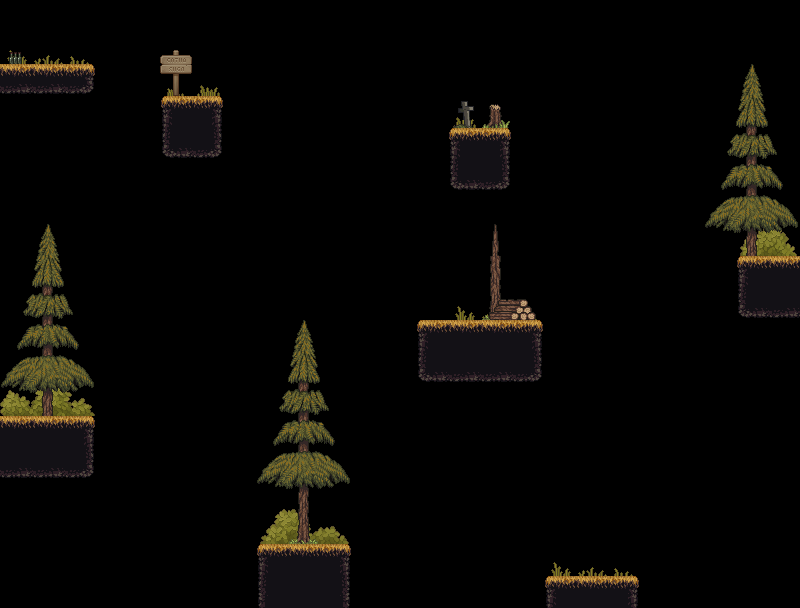

The image is a tile-based game level rendered from a .tmx file. Its description and source (layers, tilesets, objects; grid data summarised) follow:
An orthogonal 25x19 tile map with 32x32 px tiles, 6 tile layers (back 1, back, gorund, decorations, ...), 10 tilesets and 9 objects.

<map version="1.10" tiledversion="1.12.2" orientation="orthogonal" renderorder="right-down" width="25" height="19" tilewidth="32" tileheight="32" infinite="0" nextlayerid="12" nextobjectid="55">
 <editorsettings>
  <export target="room6.lua" format="lua" />
 </editorsettings>
 <tileset firstgid="1" name="Floor Tiles2" tilewidth="32" tileheight="32" tilecount="162" columns="9">
  <image source="../assets/tilesets/Floor Tiles2.png" width="288" height="576" />
 </tileset>
 <tileset firstgid="163" name="Other Tiles2" tilewidth="32" tileheight="32" tilecount="63" columns="9">
  <image source="../assets/tilesets/Other Tiles2.png" width="288" height="224" />
 </tileset>
 <tileset firstgid="226" name="ground" tilewidth="32" tileheight="32" tilecount="64" columns="8">
  <image source="../assets/tilesets/ground.png" width="256" height="256" />
 </tileset>
 <tileset firstgid="290" name="Angel Statue" tilewidth="32" tileheight="32" tilecount="4" columns="2">
  <image source="../assets/tilesets/Angel Statue.png" width="64" height="64" />
 </tileset>
 <tileset firstgid="294" name="TX Village Props" tilewidth="32" tileheight="32" tilecount="1024" columns="32">
  <image source="../assets/tilesets/TX Village Props.png" width="1024" height="1024" />
 </tileset>
 <tileset firstgid="1318" name="Tall Grass" tilewidth="32" tileheight="32" tilecount="3" columns="3">
  <image source="../assets/tilesets/Tall Grass.png" width="96" height="32" />
 </tileset>
 <tileset firstgid="1321" name="Pine Trees" tilewidth="32" tileheight="32" tilecount="126" columns="21">
  <image source="../assets/tilesets/Pine Trees.png" width="672" height="192" />
 </tileset>
 <tileset firstgid="1447" name="Pine forest sheet" tilewidth="32" tileheight="32" tilecount="60" columns="10">
  <image source="../assets/tilesets/Pine forest sheet.png" width="320" height="208" />
 </tileset>
 <tileset firstgid="1507" name="Large Tent" tilewidth="32" tileheight="32" tilecount="12" columns="3">
  <image source="../assets/tilesets/Large Tent.png" width="96" height="128" />
 </tileset>
 <tileset firstgid="1519" name="Decor" tilewidth="32" tileheight="32" tilecount="221" columns="13">
  <image source="../assets/tilesets/Decor.png" width="416" height="544" />
 </tileset>
 <layer id="10" name="back 1" width="25" height="19">
  <data>[475 cells, 26 non-empty, 19 distinct tile ids]</data>
 </layer>
 <layer id="7" name="back" width="25" height="19">
  <data>[475 cells, 53 non-empty, 20 distinct tile ids]</data>
 </layer>
 <layer id="1" name="gorund" width="25" height="19">
  <data>[475 cells, 38 non-empty, 11 distinct tile ids]</data>
 </layer>
 <layer id="8" name="decorations" width="25" height="19">
  <data>[475 cells, 6 non-empty, 6 distinct tile ids]</data>
 </layer>
 <layer id="9" name="decorations 2" width="25" height="19">
  <data>[475 cells, 2 non-empty, 2 distinct tile ids]</data>
 </layer>
 <layer id="11" name="decorations 3" width="25" height="19">
  <data>[475 cells, 2 non-empty, 2 distinct tile ids]</data>
 </layer>
 <objectgroup id="3" name="Collisions" visible="0">
  <object id="45" x="256" y="544.303" width="96" height="31.3636" />
  <object id="46" x="319" y="545.091" width="32.6667" height="63.2424" />
  <object id="47" x="544" y="575.75" width="95.5" height="32" />
  <object id="48" x="-0.909091" y="416" width="96.9091" height="31.8182" />
  <object id="50" x="736" y="256" width="63" height="31.6667" />
  <object id="51" x="448.125" y="128.25" width="63.5" height="31.5" />
  <object id="52" x="159.75" y="96" width="63.75" height="32" />
  <object id="53" x="-3.5" y="63.5" width="99.5" height="32.5" />
  <object id="54" x="416.75" y="320.5" width="127" height="31.5" />
 </objectgroup>
</map>
